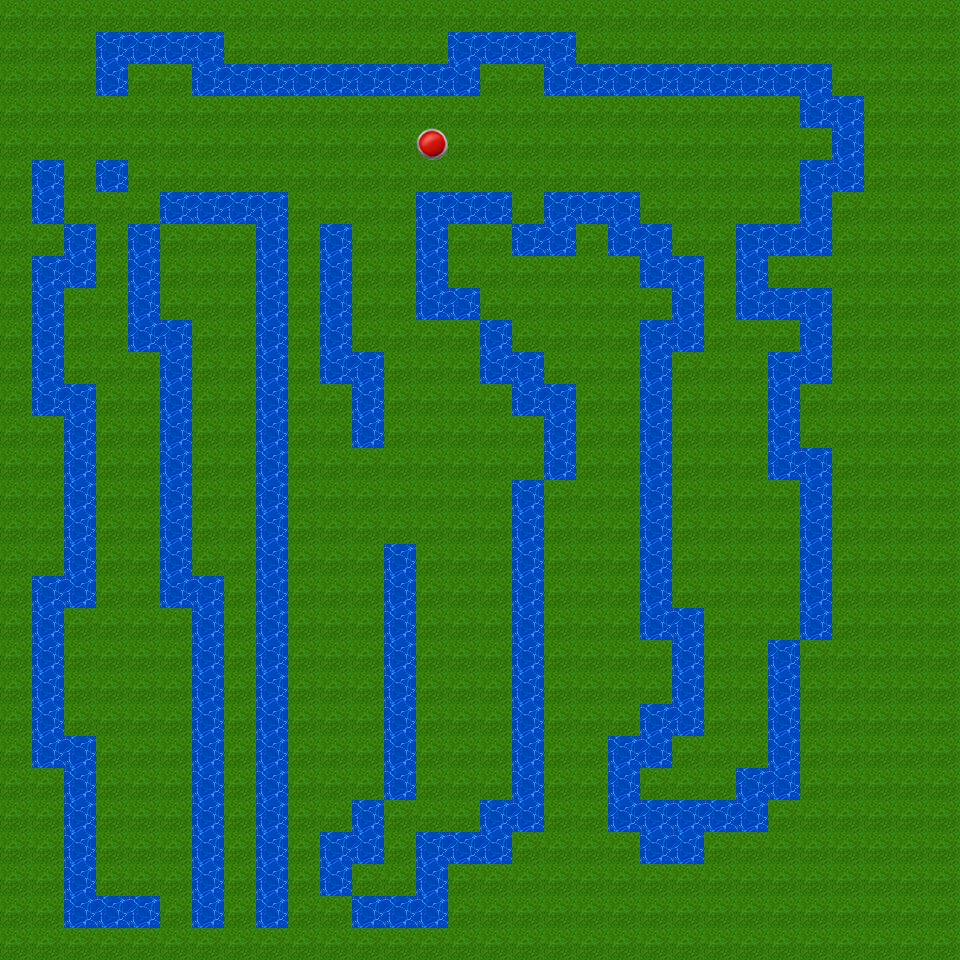

Tiled map render using the project's own tile images. Description and the map definition, with tile-layer contents summarised, below:
An orthogonal 30x30 tile map with 32x32 px tiles, 2 tile layers (Collision, Tile Layer 1), 6 tilesets.

<map version="1.0" orientation="orthogonal" width="30" height="30" tilewidth="32" tileheight="32">
 <tileset firstgid="1" name="grass" tilewidth="32" tileheight="32">
  <image source="../basicMap/grass.jpg" width="320" height="320" />
 </tileset>
 <tileset firstgid="101" name="water" tilewidth="32" tileheight="32">
  <image source="../basicMap/water.png" width="320" height="240" />
 </tileset>
 <tileset firstgid="171" name="redTile" tilewidth="32" tileheight="32">
  <properties>
   <property name="passable" value="0" />
  </properties>
  <image source="../basicMap/redTile.jpg" width="400" height="400" />
 </tileset>
 <tileset firstgid="315" name="greenTile" tilewidth="32" tileheight="32">
  <properties>
   <property name="passable" value="1" />
  </properties>
  <image source="../basicMap/greenTile.jpg" width="400" height="400" />
 </tileset>
 <tileset firstgid="459" name="button" tilewidth="32" tileheight="32">
  <properties>
   <property name="trigger" value="1" />
  </properties>
  <image source="button.png" width="32" height="32" />
 </tileset>
 <tileset firstgid="460" name="blueTile" tilewidth="32" tileheight="32">
  <properties>
   <property name="passable" value="1" />
   <property name="triggered" value="1" />
  </properties>
  <image source="../basicMap/blueTile.jpg" width="400" height="400" />
 </tileset>
 <layer name="Collision" width="30" height="30">
  <data>[900 cells, 900 non-empty, 3 distinct tile ids]</data>
 </layer>
 <layer name="Tile Layer 1" width="30" height="30">
  <data>[900 cells, 900 non-empty, 3 distinct tile ids]</data>
 </layer>
</map>
